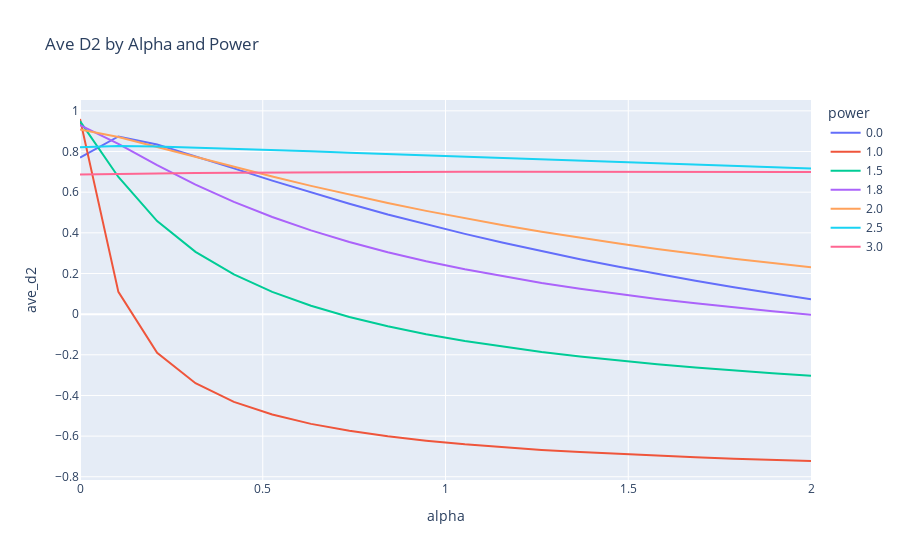

The notebook cell this image was saved under:
### Code cell
plot_measure('ave_d2')

### Figure 1 — Plotly figure (JSON) as saved in the notebook; plotly's stock layout.template omitted (floating-point values rounded to 4 significant figures)
{"data": [{"hovertemplate": "power=0.0<br>alpha=%{x}<br>ave_d2=%{y}<extra></extra>", "legendgroup": "0.0", "line": {"color": "#636efa", "dash": "solid"}, "marker": {"symbol": "circle"}, "mode": "lines", "name": "0.0", "orientation": "v", "showlegend": true, "type": "scatter", "x": [0, 0.105, 0.211, 0.316, 0.421, 0.526, 0.632, 0.737, 0.842, 0.947, 1.053, 1.158, 1.263, 1.368, 1.474, 1.579, 1.684, 1.789, 1.895, 2], "xaxis": "x", "y": [0.7703, 0.874, 0.8349, 0.7769, 0.7169, 0.6568, 0.5986, 0.543, 0.4906, 0.4414, 0.395, 0.3511, 0.3096, 0.2702, 0.2331, 0.1979, 0.1645, 0.1326, 0.1019, 0.07314], "yaxis": "y"}, {"hovertemplate": "power=1.0<br>alpha=%{x}<br>ave_d2=%{y}<extra></extra>", "legendgroup": "1.0", "line": {"color": "#EF553B", "dash": "solid"}, "marker": {"symbol": "circle"}, "mode": "lines", "name": "1.0", "orientation": "v", "showlegend": true, "type": "scatter", "x": [0, 0.105, 0.211, 0.316, 0.421, 0.526, 0.632, 0.737, 0.842, 0.947, 1.053, 1.158, 1.263, 1.368, 1.474, 1.579, 1.684, 1.789, 1.895, 2], "xaxis": "x", "y": [0.96, 0.1095, -0.1897, -0.3395, -0.4315, -0.4939, -0.5397, -0.5738, -0.6005, -0.6223, -0.6405, -0.655, -0.6677, -0.6787, -0.6883, -0.6967, -0.7041, -0.7109, -0.7169, -0.7224], "yaxis": "y"}, {"hovertemplate": "power=1.5<br>alpha=%{x}<br>ave_d2=%{y}<extra></extra>", "legendgroup": "1.5", "line": {"color": "#00cc96", "dash": "solid"}, "marker": {"symbol": "circle"}, "mode": "lines", "name": "1.5", "orientation": "v", "showlegend": true, "type": "scatter", "x": [0, 0.105, 0.211, 0.316, 0.421, 0.526, 0.632, 0.737, 0.842, 0.947, 1.053, 1.158, 1.263, 1.368, 1.474, 1.579, 1.684, 1.789, 1.895, 2], "xaxis": "x", "y": [0.9496, 0.6748, 0.4576, 0.3066, 0.1954, 0.1099, 0.04136, -0.01383, -0.05977, -0.09854, -0.1321, -0.161, -0.1863, -0.2086, -0.2286, -0.2465, -0.2625, -0.277, -0.2904, -0.3025], "yaxis": "y"}, {"hovertemplate": "power=1.8<br>alpha=%{x}<br>ave_d2=%{y}<extra></extra>", "legendgroup": "1.8", "line": {"color": "#ab63fa", "dash": "solid"}, "marker": {"symbol": "circle"}, "mode": "lines", "name": "1.8", "orientation": "v", "showlegend": true, "type": "scatter", "x": [0, 0.105, 0.211, 0.316, 0.421, 0.526, 0.632, 0.737, 0.842, 0.947, 1.053, 1.158, 1.263, 1.368, 1.474, 1.579, 1.684, 1.789, 1.895, 2], "xaxis": "x", "y": [0.9292, 0.8379, 0.7334, 0.6376, 0.5525, 0.4779, 0.4121, 0.3551, 0.3049, 0.2604, 0.2206, 0.1853, 0.1535, 0.1248, 0.09849, 0.07477, 0.05307, 0.03314, 0.01458, -0.002388], "yaxis": "y"}, {"hovertemplate": "power=2.0<br>alpha=%{x}<br>ave_d2=%{y}<extra></extra>", "legendgroup": "2.0", "line": {"color": "#FFA15A", "dash": "solid"}, "marker": {"symbol": "circle"}, "mode": "lines", "name": "2.0", "orientation": "v", "showlegend": true, "type": "scatter", "x": [0, 0.105, 0.211, 0.316, 0.421, 0.526, 0.632, 0.737, 0.842, 0.947, 1.053, 1.158, 1.263, 1.368, 1.474, 1.579, 1.684, 1.789, 1.895, 2], "xaxis": "x", "y": [0.908, 0.8717, 0.8223, 0.7728, 0.724, 0.6767, 0.6309, 0.5876, 0.5466, 0.508, 0.4713, 0.4372, 0.4052, 0.3753, 0.347, 0.3207, 0.2962, 0.2731, 0.2512, 0.2309], "yaxis": "y"}, {"hovertemplate": "power=2.5<br>alpha=%{x}<br>ave_d2=%{y}<extra></extra>", "legendgroup": "2.5", "line": {"color": "#19d3f3", "dash": "solid"}, "marker": {"symbol": "circle"}, "mode": "lines", "name": "2.5", "orientation": "v", "showlegend": true, "type": "scatter", "x": [0, 0.105, 0.211, 0.316, 0.421, 0.526, 0.632, 0.737, 0.842, 0.947, 1.053, 1.158, 1.263, 1.368, 1.474, 1.579, 1.684, 1.789, 1.895, 2], "xaxis": "x", "y": [0.8212, 0.8273, 0.8244, 0.8195, 0.8137, 0.8075, 0.8009, 0.7944, 0.7878, 0.7811, 0.7745, 0.7679, 0.7613, 0.7548, 0.7483, 0.7418, 0.7354, 0.7291, 0.7227, 0.7164], "yaxis": "y"}, {"hovertemplate": "power=3.0<br>alpha=%{x}<br>ave_d2=%{y}<extra></extra>", "legendgroup": "3.0", "line": {"color": "#FF6692", "dash": "solid"}, "marker": {"symbol": "circle"}, "mode": "lines", "name": "3.0", "orientation": "v", "showlegend": true, "type": "scatter", "x": [0, 0.105, 0.211, 0.316, 0.421, 0.526, 0.632, 0.737, 0.842, 0.947, 1.053, 1.158, 1.263, 1.368, 1.474, 1.579, 1.684, 1.789, 1.895, 2], "xaxis": "x", "y": [0.6865, 0.6898, 0.6924, 0.6944, 0.6959, 0.6971, 0.6981, 0.6988, 0.6994, 0.6998, 0.7, 0.7002, 0.7003, 0.7003, 0.7002, 0.7, 0.6998, 0.6995, 0.6992, 0.6988], "yaxis": "y"}], "layout": {"legend": {"title": {"text": "power"}, "tracegroupgap": 0}, "title": {"text": "Ave D2 by Alpha and Power"}, "xaxis": {"anchor": "y", "domain": [0, 1], "title": {"text": "alpha"}}, "yaxis": {"anchor": "x", "domain": [0, 1], "title": {"text": "ave_d2"}}}}
